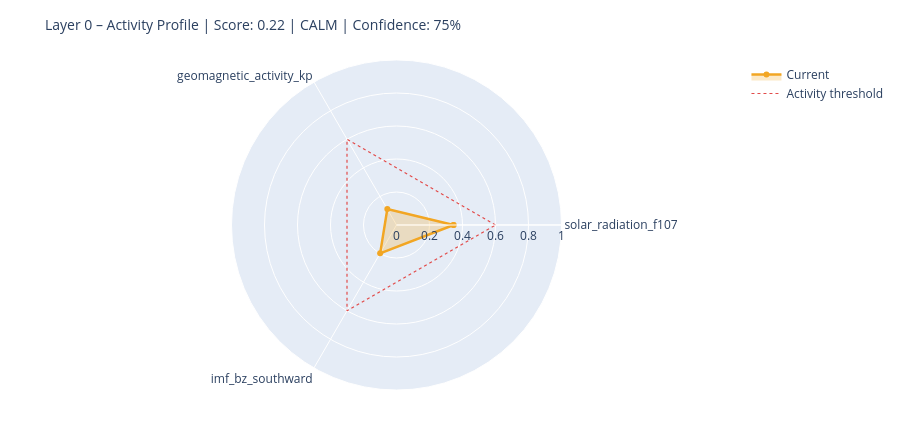

Write notebook code for a chart like this one.
### Markdown cell above
---
## 6. State Assessment & Handoff to Layer 1

### Code cell
# ============================================================
# STEP 1 – Collect raw values with source modes
# Mode: 'primary' | 'fallback_3h' | 'last_valid' | 'missing'
# ============================================================

def safe_last(df, col):
    if df is None or col not in df.columns: return None
    s = df[col].dropna()
    return float(s.iloc[-1]) if not s.empty else None

f107_now = safe_last(df_f107, 'f10.7')
bz_now   = safe_last(df_mag,  'bz_gsm')
kp_now   = safe_last(df_kp,   'kp')
sw_now   = safe_last(df_sw,   'speed')

source_modes = {
    'F10.7':    'primary'  if f107_now is not None else 'missing',
    'Kp':       'primary'  if kp_now   is not None else 'missing',
    'IMF_Bz':   'primary'  if bz_now   is not None else 'missing',
    'SW_speed': 'primary'  if sw_now   is not None else 'missing',
}

# Kp Fallback – 3h endpoint
if kp_now is None:
    try:
        r = requests.get(
            'https://services.swpc.noaa.gov/json/noaa-planetary-k-index.json',
            timeout=10)
        r.raise_for_status()
        fb = pd.DataFrame(r.json())
        tc = next((c for c in fb.columns if 'time' in c.lower()), fb.columns[0])
        kc = next((c for c in fb.columns if 'kp' in c.lower() and c != tc), None)
        if kc:
            fb[kc] = fb[kc].astype(str).str.extract(r'([0-9]+(?:\.[0-9]*)?)')[0]
            fb[kc] = pd.to_numeric(fb[kc], errors='coerce')
            fb = fb[fb[kc] >= 0].dropna(subset=[kc])
            if not fb.empty:
                kp_now = float(fb[kc].iloc[-1])
                source_modes['Kp'] = 'fallback_3h'
                print(f'  Kp fallback (3h): {kp_now:.1f}')
    except Exception as e:
        print(f'  Kp fallback failed: {e}')

# Solar Wind Fallback – last valid value
if sw_now is None and df_sw is not None and 'speed' in df_sw.columns:
    s = df_sw['speed'].dropna()
    if not s.empty:
        sw_now = float(s.iloc[-1])
        source_modes['SW_speed'] = 'last_valid'
        print(f'  SW fallback (last_valid): {sw_now:.0f} km/s')

print()
print('Source modes:', source_modes)

# ============================================================
# STEP 2 – Score from available components only
# ============================================================

def norm(v, lo, hi):
    if v is None: return None
    return max(0.0, min(1.0, (v - lo) / (hi - lo)))

COMPONENTS = {
    'solar_radiation_f107':    (f107_now, norm(f107_now, 60, 250)),
    'geomagnetic_activity_kp': (kp_now,   norm(kp_now,   0,   9)),
    'imf_bz_southward':        (bz_now,   norm(-(bz_now or 0) if bz_now else None, -5, 30)
                                           if bz_now is not None else None),
    'solar_wind_speed':        (sw_now,   norm(sw_now, 300, 800)),
}

available   = {k: v[1] for k, v in COMPONENTS.items() if v[1] is not None}
unavailable = [k for k, v in COMPONENTS.items() if v[1] is None]

layer0_score = round(sum(available.values()) / len(available), 4) if available else None
confidence   = round(len(available) / len(COMPONENTS), 2)

level = ('unknown'  if layer0_score is None
         else 'calm'     if layer0_score < 0.3
         else 'moderate' if layer0_score < 0.6
         else 'active')

# ============================================================
# STEP 3 – Dominant Driver
# ============================================================

def dominant_driver(kp, f107, bz, sw):
    candidates = []
    if kp   is not None and kp   >= 4:   candidates.append(('geomagnetic',    kp / 9))
    if sw   is not None and sw   >= 500:  candidates.append(('solar_wind',     sw / 800))
    if bz   is not None and bz   <= -5:   candidates.append(('imf_southward',  abs(bz) / 30))
    if f107 is not None and f107 >= 150:  candidates.append(('solar_radiation',f107 / 250))
    return max(candidates, key=lambda x: x[1])[0] if candidates else 'none'

driver = dominant_driver(kp_now, f107_now, bz_now, sw_now)

# ============================================================
# STEP 4 – Downstream expectations
# ============================================================

def downstream_expectation(driver, score, kp, bz, f107):
    exp = {
        'magnetosphere':        'calm',
        'ionosphere':           'calm',
        'schumann_resonance':   'unchanged',
        'lithosphere_currents': 'low',
    }
    if driver == 'geomagnetic' or (kp and kp >= 5):
        exp['magnetosphere']        = 'compressed / storm'
        exp['ionosphere']           = 'elevated disturbance (TEC variability)'
        exp['schumann_resonance']   = 'elevated amplitude possible'
        exp['lithosphere_currents'] = 'elevated induction currents'
    elif driver == 'imf_southward' or (bz and bz <= -5):
        exp['magnetosphere']        = 'energy coupling active'
        exp['ionosphere']           = 'elevated electron density possible'
        exp['schumann_resonance']   = 'slight modulation possible'
    elif driver == 'solar_radiation' or (f107 and f107 >= 150):
        exp['ionosphere']           = 'elevated ionization (F-layer)'
        exp['schumann_resonance']   = 'slightly elevated background activity'
    return exp

downstream = downstream_expectation(driver, layer0_score, kp_now, bz_now, f107_now)

# ============================================================
# CONSOLE OUTPUT
# ============================================================

W = 58
print('=' * W)
print('LAYER 0 – STATE ASSESSMENT')
print('=' * W)
for name, (raw_v, score_v) in COMPONENTS.items():
    if score_v is not None:
        bar = '█' * int(score_v * 20) + '░' * (20 - int(score_v * 20))
        print(f'  {name:<35}  {bar}  {score_v:.2f}')
    else:
        print(f'  {name:<35}  {"─" * 20}  n/a')
print('-' * W)
print(f'  Score ({len(available)}/{len(COMPONENTS)} components):  {layer0_score:.3f}')
print(f'  Confidence:         {confidence:.0%}')
print(f'  Level:              {level.upper()}')
print(f'  Dominant Driver:    {driver}')

# Radar chart
cats = list(available.keys())
vals = list(available.values())
if len(cats) >= 3:
    fig = go.Figure()
    fig.add_trace(go.Scatterpolar(
        r=vals + [vals[0]], theta=cats + [cats[0]],
        fill='toself', fillcolor='rgba(242,166,35,0.25)',
        line=dict(color='#F2A623', width=2.5), name='Current'
    ))
    fig.add_trace(go.Scatterpolar(
        r=[0.6] * (len(cats) + 1), theta=cats + [cats[0]],
        line=dict(color='#E24B4A', dash='dot', width=1.2),
        mode='lines', name='Activity threshold'
    ))
    fig.update_layout(
        title=dict(text=f'Layer 0 – Activity Profile | Score: {layer0_score:.2f} | {level.upper()} | Confidence: {confidence:.0%}',
                   font=dict(size=14)),
        polar=dict(radialaxis=dict(visible=True, range=[0, 1])),
        height=430, showlegend=True,
        margin=dict(l=60, r=60, t=60, b=40)
    )
    fig.show()

### Figure 1 — Plotly figure (JSON) as saved in the notebook; plotly's stock layout.template omitted (floating-point values rounded to 4 significant figures)
{"data": [{"fill": "toself", "fillcolor": "rgba(242,166,35,0.25)", "line": {"color": "#F2A623", "width": 2.5}, "name": "Current", "r": [0.3457, 0.1111, 0.1983, 0.3457], "theta": ["solar_radiation_f107", "geomagnetic_activity_kp", "imf_bz_southward", "solar_radiation_f107"], "type": "scatterpolar"}, {"line": {"color": "#E24B4A", "dash": "dot", "width": 1.2}, "mode": "lines", "name": "Activity threshold", "r": [0.6, 0.6, 0.6, 0.6], "theta": ["solar_radiation_f107", "geomagnetic_activity_kp", "imf_bz_southward", "solar_radiation_f107"], "type": "scatterpolar"}], "layout": {"height": 430, "margin": {"b": 40, "l": 60, "r": 60, "t": 60}, "polar": {"radialaxis": {"range": [0, 1], "visible": true}}, "showlegend": true, "title": {"font": {"size": 14}, "text": "Layer 0 – Activity Profile | Score: 0.22 | CALM | Confidence: 75%"}}}
